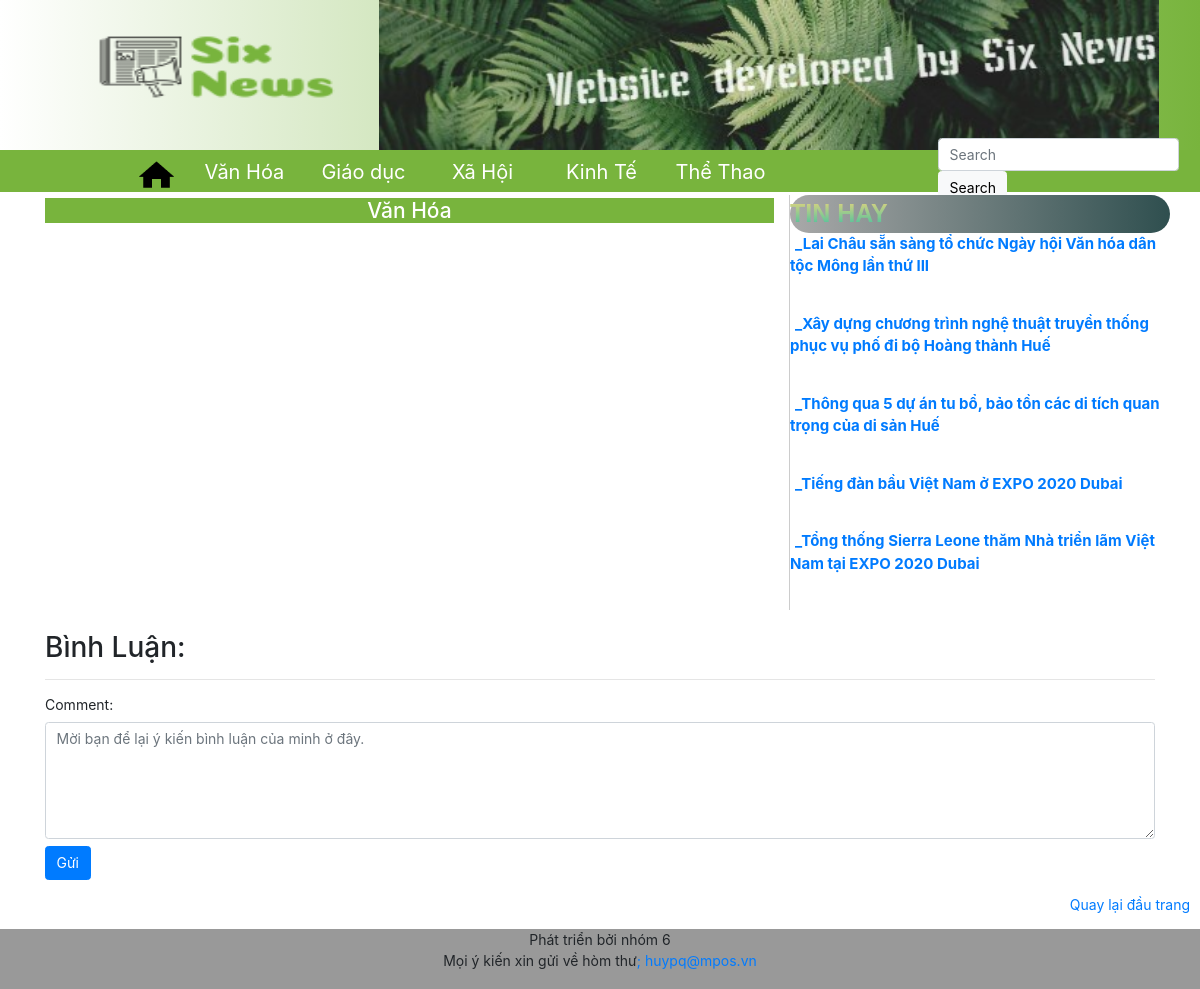
Screenshot of /newsdetail.php?idTheLoai=1&id=7 with the database file from the repository.
### tables this page shows
CREATE TABLE `theloai` (
  `idTheLoai` int(11) NOT NULL,
  `tenloai` varchar(50) NOT NULL
);

CREATE TABLE `tinbai` (
  `id` int(11) NOT NULL,
  `idTheLoai` int(11) NOT NULL,
  `TieuDe` varchar(200) NOT NULL,
  `TrichDan` varchar(500) NOT NULL,
  `anhtrichdan` varchar(100) NOT NULL,
  `NoiDung` text NOT NULL,
  `NgayDang` date DEFAULT NULL,
  `TacGia` varchar(50) DEFAULT NULL
);

### data.php (called while the page is built, shortened)
<?php
class database {
	private $conn= null;
	private $host='localhost';
	private $user= 'root';
	private $pass='';
	private $data='qltintuc';
	private $result=null;
	private function connect(){
		$this->conn=new mysqli($this->host,$this->user,$this->pass,$this->data)
		or die('ket noi that bai');
		$this->conn->query('SET NAME UTF8');
	}
	public function select($sql){
		$this->result=$this->conn->query($sql);
	}
	public function fetch(){
		if($this->result->num_rows > 0){
			$row= $this->result->fetch_assoc();
		} else{
			$row = 0;
		}
		return $row;
	}
}
?>

### quangcao.php (the view, shortened to what this page needs)
<div class="col-md-4" style="background-color:#fff; padding:0px; ">
      <marquee style="background: linear-gradient(to right, #A9A9A9 , #2F4F4F );border-radius: 25px;"><reg style="display: inline-block; font: bold 4.5em/1.5 Bebas, sans-serif; color: #5CA17C;font-size: 25px; text-transform: uppercase; background-image: linear-gradient(to bottom, #26BDA6, #FF9F65, #DED37E, #26BDA6); background-size: auto 250%; transition: background-position 0.5s; -webkit-background-clip: text; -webkit-text-fill-color: transparent; background-position: 0 100%;">Tin hay</reg></marquee>
      <?php
      if(isset($_GET['id']) && isset($_GET['idTheLoai'])){
        $id=$_GET['id'];
$idnhom=$_GET['idTheLoai'];
$dt->select("SELECT * FROM theloai WHERE idTheLoai='$idnhom'");
$dt->select("SELECT * FROM tinbai WHERE id != '$id' AND idTheLoai='$idnhom' ORDER BY id DESC LIMIT 5");
	while ($row = $dt->fetch()) {
		echo "<ul ><li style='list-style-type: none;'>";
		$idtin= $row['id'];
		$tieude= $row['TieuDe'];
		$idtheloai=$row['idTheLoai'];
		echo "<a style='font-weight: bold;text-align: center; font-size: 15px;padding-left:5px;' href='newsdetail.php?idTheLoai=$idtheloai&&id=$idtin'> _$tieude</a><br><br>";
	echo "</li></ul>";
	}
      }
      ?>
    </div>
  </div>
</div>

### top.php (shortened to what this page needs)
<?php
include 'data.php';
$dt=new database;
?>
<html>
<head runat="server">
<link rel="stylesheet" href="css/bootstrap.min.css">
<link rel="stylesheet" href="js/bootstrap.min.js">
<link type="text/css" rel="stylesheet" href="Dinhdang.css"/>
<link type="text/css" rel="stylesheet" href="Dinhdang1.css" />
<link type="text/css" rel="stylesheet" href="dinh-dang.css" />
</head>
<body>
<div class="container-fluid" >
    <div class="row">
        <div class="container" style="display:flex;">
            <a  name="dautrang" class="navbar-brand" href="index.php"><img src="image/logo_sixnews.png" height="120px" width="300px"></a>
            <a href="https://www.facebook.com/huypham2211"><img src="image/banner-soundcloud-covers.jpg" width="780px" height="150px"></a>
        </div>
        <div class="col-md-12 ">
            <nav class="navbar navbar-expand-lg navbar-light">
    <div class="btn-group btn-group-justified">
            <form id="home" runat="server">
                <a href="index.php" class="btn"><img src="image/home.png" width="50px" height="40px" style="padding-bottom: 5px; padding-right: 3px;"></a>
                    <?php
                        $dt->select('SELECT * FROM theloai ORDER BY idTheLoai ASC');
                        while ($r=$dt->fetch()) {
                            $id=$r['idTheLoai'];
                            $name= $r['tenloai'];
                            echo "<a href='news.php?id=$id' class='btn' style='font-size: 20px;'>$name</a>";
                        }
                        ?>
                        <a href="login.php">Đăng nhập</a>
                </form>
    </div>
        <form class="form-inline my-2 my-lg-0" method="POST" action="search.php">
            <input class="form-control mr-sm-2" type="search" placeholder="Search" aria-label="Search" name="timkiem" required>
            <button type="submit" class="btn btn-light" name="submit">
            <span class="glyphicon glyphicon-search"></span> Search
            </button>
        </form>
        </nav>
    </div>
</div>
</div>
<div class="container">
<div class="row">

### newsdetail.php (shortened to what this page needs)
<?php
include 'top.php';
if(isset($_GET['id']) && isset($_GET['idTheLoai'])){
$id=$_GET['id'];
$idnhom=$_GET['idTheLoai'];
$dt->select("SELECT * FROM theloai WHERE idTheLoai='$idnhom'");
$rn=$dt->fetch();
?>
<div class="col-md-8">
<h4 style="margin-top: 3px;"><?php echo $rn['tenloai'] ?></h4>
<?php
$dt->select("SELECT * FROM tinbai WHERE id='$id'");
	echo"</div>";
	include 'quangcao.php';
	}
	?>
	<div class="container mt-4">
<h2>Bình Luận:</h2>
<hr>
<div class="form-group">
<label for="comment">Comment:</label>
<textarea class="form-control" rows="5" id="comment" placeholder="Mời bạn để lại ý kiến bình luận của minh ở đây."></textarea>
<button type="submit" class="btn btn-primary mt-2"  data-toggle="modal" data-target="#myModal">Gửi</button>
</div>
</div>
	<?php
include 'bottom.php';
?>

### Dinhdang.css (style rules this page uses)
* { margin:0; padding:0; }
.container-fluid { margin:0; padding:0; margin-bottom: 5px; }
.navbar-brand img { margin-left: 20px; }
.navbar { height: 42px; padding-top: 20px; background-color: #78b43d; }
.btn-group a { width: 120px; height: 40px; line-height: 25px; color: white; }
.btn-group { margin-left: 120px; color: #0B9628; height: 40px; margin-bottom: 15px; }
.col-md-12 { text-align: center; height: 40px; }
.form-inline { float: right; margin-left: 110px; margin-bottom: 35px; padding-bottom: 13px; }
.btn-light { color: #000; }
.btn-group a:first-child { width: 60px; }

### Dinhdang1.css (style rules this page uses)
* { margin:0; padding:0; }
.container-fluid { margin:0; padding:0; margin-bottom: 5px; }
.navbar { height: 42px; padding-top: 20px; background-color: #78b43d; }
html { font-family:Arial, Helvetica, sans-serif; font-size:14px; margin: auto; }
.navbar-brand img { margin-left: 20px; }
.btn-group a { width: 120px; height: 40px; line-height: 25px; color: white; }
.btn-group { margin-left: 120px; color: #0B9628; height: 40px; margin-bottom: 15px; }
.col-md-12 { text-align: center; height: 40px; }
.form-inline { float: right; margin-left: 110px; margin-bottom: 35px; padding-bottom: 13px; }
.btn-light { color: #000; }
.container .row .col-md-8 { border-right: 1px solid #ccc; }
.col-md-8 h4 { background:#78b43d; text-align:center; color:#fff; margin-bottom:5px; }
.btn-group a:first-child { width: 60px; }

### dinh-dang.css (style rules this page uses)
* { margin:0; padding:0; }
.container-fluid { margin:0; padding:0; margin-bottom: 5px; }
.navbar { height: 42px; padding-top: 20px; background-color: #78b43d; }
html { font-family:Arial, Helvetica, sans-serif; font-size:14px; margin: auto; }
.navbar-brand img { margin-left: 20px; }
.btn-group a { width: 120px; height: 40px; line-height: 25px; color: white; }
.btn-group { margin-left: 60px; color: #0B9628; height: 40px; margin-bottom: 15px; }
.col-md-12 { text-align: center; height: 40px; }
.form-inline { float: right; margin-left: 110px; margin-bottom: 35px; padding-bottom: 13px; }
.btn-light { color: #000; }
.col-md-4 { float: left; background:#fff; }
.btn-group a:first-child { width: 60px; }

### top.php (style rules this page uses)
* { margin:0; padding:0; }
.container-fluid { background: linear-gradient(to right, #ffff , #78b43d ); margin:0; padding:0; margin-bottom: 5px; }
.navbar { height: 42px; padding-top: 10px; background-color: #78b43d; }
html { font-family:Arial, Helvetica, sans-serif; font-size:14px; margin: auto; }
.navbar-brand img { margin-left: 20px; }
.btn-group a { width: 120px; height: 40px; line-height: 30px; color: white; margin-top: 6px; }
.btn-group { margin-left: 60px; color: #0B9628; height: 40px; margin-bottom: 15px; }
.col-md-12 { text-align: center; height: 40px; }
.form-inline { float: right; margin-left: 110px; margin-top: 35px; padding-bottom: 3px; }
.btn-light { color: #000; }
.col-md-4 { float: left; background:#fff; }
.btn-group a:first-child { width: 60px; }

### rows the page displays
theloai: tenloai "Văn Hóa"
theloai: tenloai "Giáo dục"
theloai: tenloai "Xã Hội"
theloai: tenloai "Kinh Tế"
theloai: tenloai "Thể Thao"
tinbai: TieuDe "Lai Châu sẵn sàng tổ chức Ngày hội Văn hóa dân tộc Mông lần thứ III"
tinbai: TieuDe "Xây dựng chương trình nghệ thuật truyền thống phục vụ phố đi bộ Hoàng thành Huế"
tinbai: TieuDe "Thông qua 5 dự án tu bổ, bảo tồn các di tích quan trọng của di sản Huế"
tinbai: TieuDe "Tiếng đàn bầu Việt Nam ở EXPO 2020 Dubai"
tinbai: TieuDe "Tổng thống Sierra Leone thăm Nhà triển lãm Việt Nam tại EXPO 2020 Dubai"
